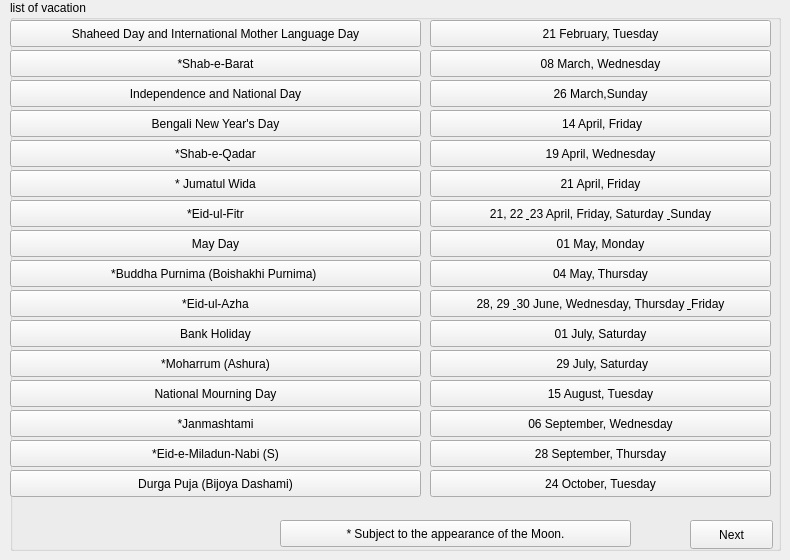
    <widget class="QWidget" name="Vacation">
     <widget class="QGroupBox" name="groupBox_12">
      <property name="geometry">
       <rect>
        <x>10</x>
        <y>0</y>
        <width>771</width>
        <height>551</height>
       </rect>
      </property>
      <property name="title">
       <string>list of vacation</string>
      </property>
      <widget class="QToolButton" name="toolButton_73">
       <property name="geometry">
        <rect>
         <x>0</x>
         <y>20</y>
         <width>411</width>
         <height>27</height>
        </rect>
       </property>
       <property name="text">
        <string>Shaheed Day and International Mother Language Day</string>
       </property>
      </widget>
      <widget class="QToolButton" name="toolButton_74">
       <property name="geometry">
        <rect>
         <x>0</x>
         <y>50</y>
         <width>411</width>
         <height>27</height>
        </rect>
       </property>
       <property name="text">
        <string>*Shab-e-Barat</string>
       </property>
      </widget>
      <widget class="QToolButton" name="toolButton_75">
       <property name="geometry">
        <rect>
         <x>0</x>
         <y>80</y>
         <width>411</width>
         <height>27</height>
        </rect>
       </property>
       <property name="text">
        <string>Independence and National Day</string>
       </property>
      </widget>
      <widget class="QToolButton" name="toolButton_76">
       <property name="geometry">
        <rect>
         <x>0</x>
         <y>110</y>
         <width>411</width>
         <height>27</height>
        </rect>
       </property>
       <property name="text">
        <string>Bengali New Year's Day</string>
       </property>
      </widget>
      <widget class="QToolButton" name="toolButton_77">
       <property name="geometry">
        <rect>
         <x>0</x>
         <y>140</y>
         <width>411</width>
         <height>27</height>
        </rect>
       </property>
       <property name="text">
        <string>*Shab-e-Qadar</string>
       </property>
      </widget>
      <widget class="QToolButton" name="toolButton_78">
       <property name="geometry">
        <rect>
         <x>0</x>
         <y>170</y>
         <width>411</width>
         <height>27</height>
        </rect>
       </property>
       <property name="text">
        <string>* Jumatul Wida</string>
       </property>
      </widget>
      <widget class="QToolButton" name="toolButton_79">
       <property name="geometry">
        <rect>
         <x>0</x>
         <y>200</y>
         <width>411</width>
         <height>27</height>
        </rect>
       </property>
       <property name="text">
        <string>*Eid-ul-Fitr</string>
       </property>
      </widget>
      <widget class="QToolButton" name="toolButton_80">
       <property name="geometry">
        <rect>
         <x>0</x>
         <y>230</y>
         <width>411</width>
         <height>27</height>
        </rect>
       </property>
       <property name="text">
        <string>May Day</string>
       </property>
      </widget>
      <widget class="QToolButton" name="toolButton_81">
       <property name="geometry">
        <rect>
         <x>0</x>
         <y>260</y>
         <width>411</width>
         <height>27</height>
        </rect>
       </property>
       <property name="text">
        <string>*Buddha Purnima (Boishakhi Purnima)	</string>
       </property>
      </widget>
      <widget class="QToolButton" name="toolButton_82">
       <property name="geometry">
        <rect>
         <x>0</x>
         <y>290</y>
         <width>411</width>
         <height>27</height>
        </rect>
       </property>
       <property name="text">
        <string>*Eid-ul-Azha</string>
       </property>
      </widget>
      <widget class="QToolButton" name="toolButton_83">
       <property name="geometry">
        <rect>
         <x>0</x>
         <y>320</y>
         <width>411</width>
         <height>27</height>
        </rect>
       </property>
       <property name="text">
        <string>Bank Holiday</string>
       </property>
      </widget>
      <widget class="QToolButton" name="toolButton_84">
       <property name="geometry">
        <rect>
         <x>0</x>
         <y>350</y>
         <width>411</width>
         <height>27</height>
        </rect>
       </property>
       <property name="text">
        <string>*Moharrum (Ashura)</string>
       </property>
      </widget>
      <widget class="QToolButton" name="toolButton_85">
       <property name="geometry">
        <rect>
         <x>0</x>
         <y>380</y>
         <width>411</width>
         <height>27</height>
        </rect>
       </property>
       <property name="text">
        <string>National Mourning Day</string>
       </property>
      </widget>
      <widget class="QToolButton" name="toolButton_86">
       <property name="geometry">
        <rect>
         <x>0</x>
         <y>410</y>
         <width>411</width>
         <height>27</height>
        </rect>
       </property>
       <property name="text">
        <string>*Janmashtami</string>
       </property>
      </widget>
      <widget class="QToolButton" name="toolButton_87">
       <property name="geometry">
        <rect>
         <x>0</x>
         <y>440</y>
         <width>411</width>
         <height>27</height>
        </rect>
       </property>
       <property name="text">
        <string>*Eid-e-Miladun-Nabi (S)</string>
       </property>
      </widget>
      <widget class="QToolButton" name="toolButton_88">
       <property name="geometry">
        <rect>
         <x>0</x>
         <y>470</y>
         <width>411</width>
         <height>27</height>
        </rect>
       </property>
       <property name="text">
        <string>Durga Puja (Bijoya Dashami)</string>
       </property>
      </widget>
      <widget class="QToolButton" name="toolButton_89">
       <property name="geometry">
        <rect>
         <x>420</x>
         <y>20</y>
         <width>341</width>
         <height>27</height>
        </rect>
       </property>
       <property name="text">
        <string>21 February, Tuesday</string>
       </property>
      </widget>
      <widget class="QToolButton" name="toolButton_90">
       <property name="geometry">
        <rect>
         <x>420</x>
         <y>50</y>
         <width>341</width>
         <height>27</height>
        </rect>
       </property>
       <property name="text">
        <string>08 March, Wednesday</string>
       </property>
      </widget>
      <widget class="QToolButton" name="toolButton_91">
       <property name="geometry">
        <rect>
         <x>420</x>
         <y>80</y>
         <width>341</width>
         <height>27</height>
        </rect>
       </property>
       <property name="text">
        <string>26 March,Sunday</string>
       </property>
      </widget>
      <widget class="QToolButton" name="toolButton_92">
       <property name="geometry">
        <rect>
         <x>420</x>
         <y>110</y>
         <width>341</width>
         <height>27</height>
        </rect>
       </property>
       <property name="text">
        <string>	14 April, Friday</string>
       </property>
      </widget>
      <widget class="QToolButton" name="toolButton_93">
       <property name="geometry">
        <rect>
         <x>420</x>
         <y>140</y>
         <width>341</width>
         <height>27</height>
        </rect>
       </property>
       <property name="text">
        <string>19 April, Wednesday</string>
       </property>
      </widget>
      <widget class="QToolButton" name="toolButton_94">
       <property name="geometry">
        <rect>
         <x>420</x>
         <y>170</y>
         <width>341</width>
         <height>27</height>
        </rect>
       </property>
       <property name="text">
        <string>21 April, Friday</string>
       </property>
      </widget>
      <widget class="QToolButton" name="toolButton_95">
       <property name="geometry">
        <rect>
         <x>420</x>
         <y>200</y>
         <width>341</width>
         <height>27</height>
        </rect>
       </property>
       <property name="text">
        <string>21, 22 &amp; 23 April, Friday, Saturday &amp; Sunday</string>
       </property>
      </widget>
      <widget class="QToolButton" name="toolButton_96">
       <property name="geometry">
        <rect>
         <x>420</x>
         <y>230</y>
         <width>341</width>
         <height>27</height>
        </rect>
       </property>
       <property name="text">
        <string>01 May, Monday</string>
       </property>
      </widget>
      <widget class="QToolButton" name="toolButton_97">
       <property name="geometry">
        <rect>
         <x>420</x>
         <y>260</y>
         <width>341</width>
         <height>27</height>
        </rect>
       </property>
       <property name="text">
        <string>04 May, Thursday</string>
       </property>
      </widget>
      <widget class="QToolButton" name="toolButton_98">
       <property name="geometry">
        <rect>
         <x>420</x>
         <y>290</y>
         <width>341</width>
         <height>27</height>
        </rect>
       </property>
       <property name="text">
        <string>28, 29 &amp; 30 June, Wednesday, Thursday &amp; Friday</string>
       </property>
      </widget>
      <widget class="QToolButton" name="toolButton_99">
       <property name="geometry">
        <rect>
         <x>420</x>
         <y>320</y>
         <width>341</width>
         <height>27</height>
        </rect>
       </property>
       <property name="text">
        <string>01 July, Saturday</string>
       </property>
      </widget>
      <widget class="QToolButton" name="toolButton_100">
       <property name="geometry">
        <rect>
         <x>420</x>
         <y>350</y>
         <width>341</width>
         <height>27</height>
        </rect>
       </property>
       <property name="text">
        <string>	29 July, Saturday</string>
       </property>
      </widget>
      <widget class="QToolButton" name="toolButton_101">
       <property name="geometry">
        <rect>
         <x>420</x>
         <y>380</y>
         <width>341</width>
         <height>27</height>
        </rect>
       </property>
       <property name="text">
        <string>15 August, Tuesday</string>
       </property>
      </widget>
      <widget class="QToolButton" name="toolButton_102">
       <property name="geometry">
        <rect>
         <x>420</x>
         <y>410</y>
         <width>341</width>
         <height>27</height>
        </rect>
       </property>
       <property name="text">
        <string>06 September, Wednesday</string>
       </property>
      </widget>
      <widget class="QToolButton" name="toolButton_103">
       <property name="geometry">
        <rect>
         <x>420</x>
         <y>440</y>
         <width>341</width>
         <height>27</height>
        </rect>
       </property>
       <property name="text">
        <string>28 September, Thursday</string>
       </property>
      </widget>
      <widget class="QToolButton" name="toolButton_104">
       <property name="geometry">
        <rect>
         <x>420</x>
         <y>470</y>
         <width>341</width>
         <height>27</height>
        </rect>
       </property>
       <property name="text">
        <string>24 October, Tuesday</string>
       </property>
      </widget>
      <widget class="QPushButton" name="pushButton_43">
       <property name="geometry">
        <rect>
         <x>680</x>
         <y>520</y>
         <width>83</width>
         <height>29</height>
        </rect>
       </property>
       <property name="text">
        <string>Next</string>
       </property>
      </widget>
      <widget class="QToolButton" name="toolButton_105">
       <property name="geometry">
        <rect>
         <x>270</x>
         <y>520</y>
         <width>351</width>
         <height>27</height>
        </rect>
       </property>
       <property name="text">
        <string>* Subject to the appearance of the Moon.</string>
       </property>
      </widget>
     </widget>
    </widget>
